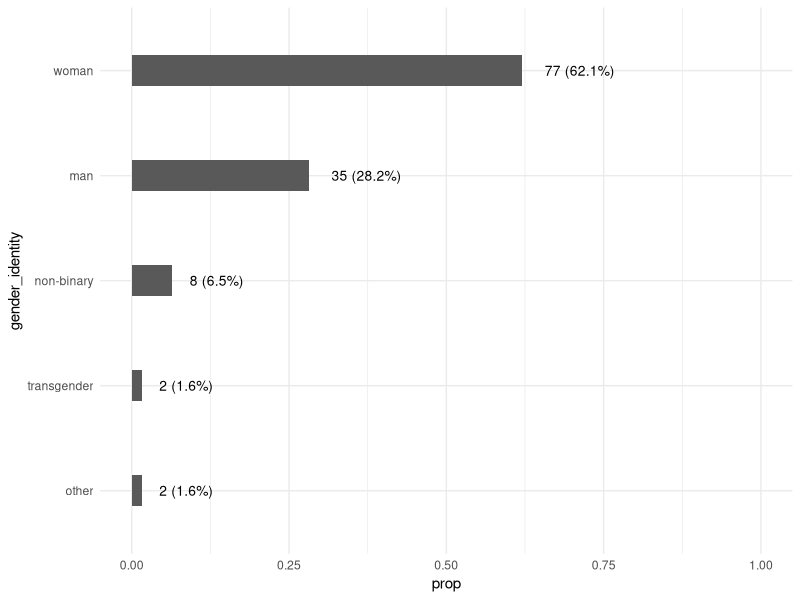
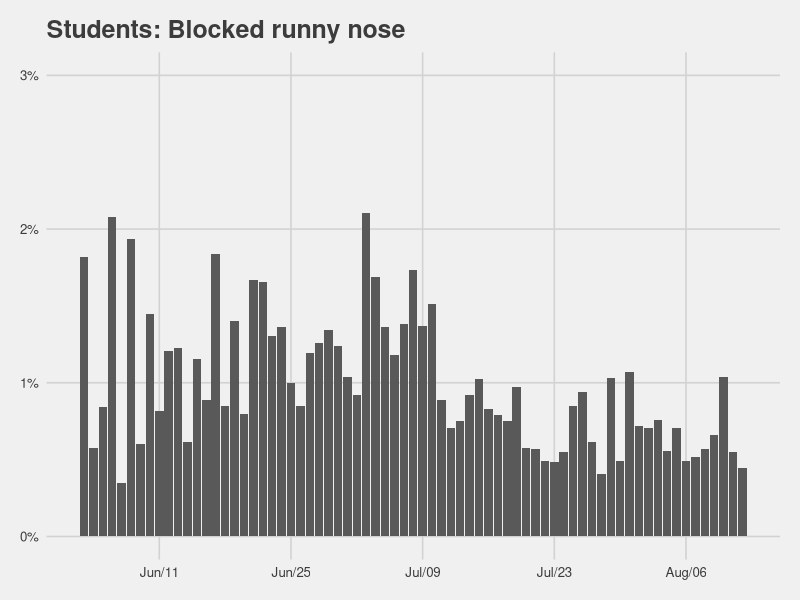
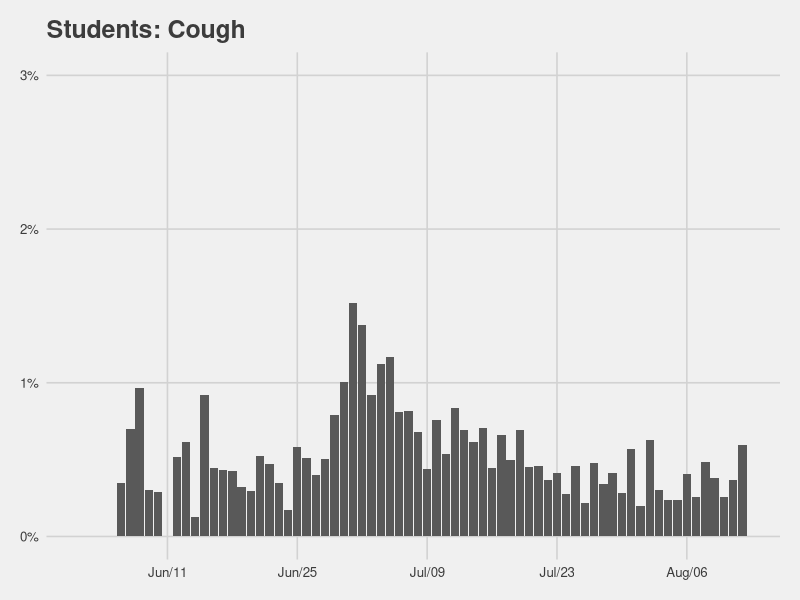
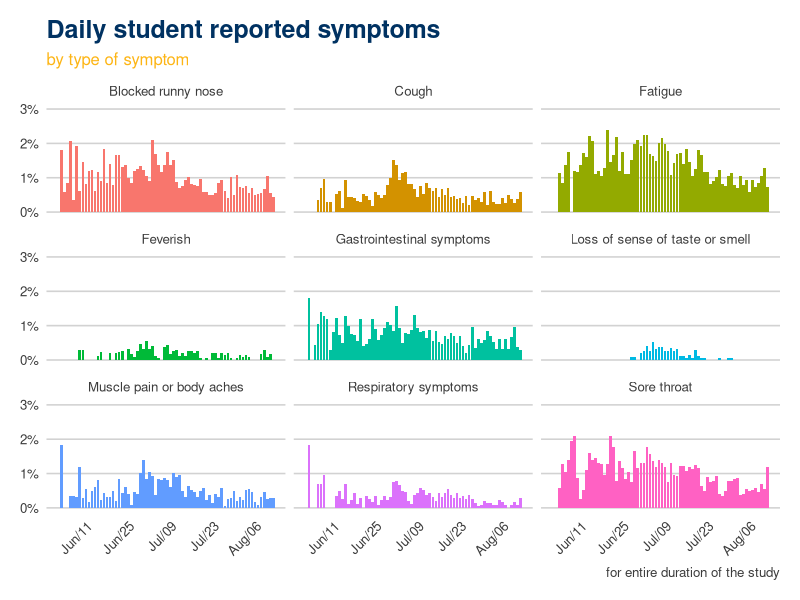

These charts were generated, in order, by the following R code:
## ---- chunk 1
library(tidyverse)
library(lubridate)
library(ggthemes)

sample <- read_csv("data/sample_plot.csv")
df_covid <- read_csv("data/daily_symptoms.csv") %>% mutate(ts_daily = mdy(ts_daily))
## ---- chunk 2
sample_plot <- sample %>%
  mutate( count = 1 ) %>% # add a variable to count
  select( gender_identity, count ) %>%
  drop_na() %>%
  group_by( gender_identity ) %>%
  summarize( num = n() ) %>% # sum up count 
  mutate( gender_identity = factor( gender_identity, 
                                    levels = gender_identity[order(num)]))

sample_plot$total <- sum( sample_plot$num )
sample_plot$prop <- sample_plot$num / sample_plot$total
sum( sample_plot$prop ) # verify proportion adds up to 1
sample_plot$perc <- as.character( round( sample_plot$prop, 3 ) * 100 )
sample_plot$lab <- paste( sample_plot$num, 
                          paste( " (", sample_plot$perc, "%", sep = ""), 
                          sep = "", ") " )


ggplot(sample_plot, aes( x = gender_identity, y = prop ) ) + 
  geom_bar( stat = "identity", width = 0.3) +
  coord_flip() +
  geom_text( aes(x = gender_identity, y = prop, label = lab),
             size = 3.5, vjust = .5, hjust = -0.3) + 
  ylim(0, 1) +
  theme_minimal()
  
## ---- chunk 3
symp_1 <- df_covid %>%
  mutate(Blocked_runny_nose = ifelse(Blocked_runny_nose < 0, NA, Blocked_runny_nose)) %>%
  # filter out NAs to remove from denominator
  filter(!is.na( Blocked_runny_nose ) ) %>%
  # keep only time and symptom of interest
  select(ts_daily, Blocked_runny_nose) %>%
  # group by date to get proportions
  group_by(ts_daily) %>%
  summarize(num = sum(Blocked_runny_nose),
            total = n(),
            prop = num / total) 

ggplot( symp_1, aes(x = ts_daily, y = prop) ) +
  # creating bars
  geom_col() +
  # change x axis to show month/day, separated by 14 days
  scale_x_date( date_labels = "%b/%d", date_breaks = "14 day" ) +
  # change y axis into percent and limit between 0, 0.03
  scale_y_continuous( limits = c(0, 0.03), labels = scales::percent ) +
  # remove x and y titles, and add overall title
  labs(x = element_blank(),
       y = element_blank(),
       title = "Students: Blocked runny nose") +
  # take advantage of available themes!
  theme_fivethirtyeight()
## ---- chunk 4
symptoms_covid <- function ( data, var ) {
  # create string of variable to later to create column marker
  var.name <- gsub( "_", " ", as.character(substitute( var ) ))
  data %>%
    mutate( var = ifelse( {{ var }} < 0, NA, {{ var }} )) %>%
    # filter out NAs to remove from denominator
    filter( !is.na( var ) ) %>%
    # pair down to variables of interest
    select( ts_daily, var ) %>%
    # group by time
    group_by( ts_daily ) %>%
    summarize( num = sum( var ),         # numerator
               total = n(),              # get total
               prop = num / total ) %>%  # calculate
    # add variable column marker
    mutate(var.name = var.name)
}

symp_2 <- symptoms_covid(df_covid, Cough)
ggplot( symp_2, aes(x = ts_daily, y = prop) ) +
  # creating bars
  geom_col() +
  # change x axis to show month/day, separated by 14 days
  scale_x_date( date_labels = "%b/%d", date_breaks = "14 day" ) +
  # change y axis into percent and limit between 0, 0.03
  scale_y_continuous( limits = c(0, 0.03), labels = scales::percent ) +
  # remove x and y titles, and add overall title
  labs(x = element_blank(),
       y = element_blank(),
       title = "Students: Cough") +
  # take advantage of available themes!
  theme_fivethirtyeight()


temp_a <- symptoms_covid(df_covid, Blocked_runny_nose)
temp_b <- symptoms_covid(df_covid, Cough)
temp_c <- symptoms_covid(df_covid, Fatigue)
temp_d <- symptoms_covid(df_covid, Feverish)
temp_e <- symptoms_covid(df_covid, Gastrointestinal_symptoms)
temp_f <- symptoms_covid(df_covid, Loss_of_sense_of_taste_or_smell)
temp_g <- symptoms_covid(df_covid, Muscle_pain_or_body_aches)
temp_h <- symptoms_covid(df_covid, Respiratory_symptoms)
temp_i <- symptoms_covid(df_covid, Sore_throat)

symp_plot <- dplyr::bind_rows( temp_a, temp_b, temp_c, temp_d, temp_e,
                               temp_f, temp_g, temp_h, temp_i )



ggplot(symp_plot, aes(x = ts_daily, y = prop, fill = var.name)) +
  geom_col() +
  facet_wrap(~ var.name) +
  scale_x_date(date_labels = "%b/%d", date_breaks = "14 day") +
  scale_y_continuous(limits = c(0, 0.03), labels = scales::percent) +
  labs(x = element_blank(), 
       y = element_blank(), 
       title = "Daily student reported symptoms",
       subtitle = "by type of symptom",
       caption = "for entire duration of the study",
       color = element_blank()) +
  theme_fivethirtyeight() +
  theme(plot.title = element_text(color = "#003262"),
        plot.subtitle = element_text(color = "#FDB515"),
        panel.grid.major.x = element_blank(),
        plot.background = element_rect(fill = "white", colour = "white"),
        panel.background = element_rect(fill = "white", color = "white"),
        strip.background = element_rect(colour = "white", fill = "white"),
        legend.position = "none",
        axis.text.x = element_text(angle= 45, hjust = 1),
        axis.text.y = element_text()) +
  guides(colour = guide_legend(nrow = 3)) 

#ggsave("plots/symp_plot.png")
